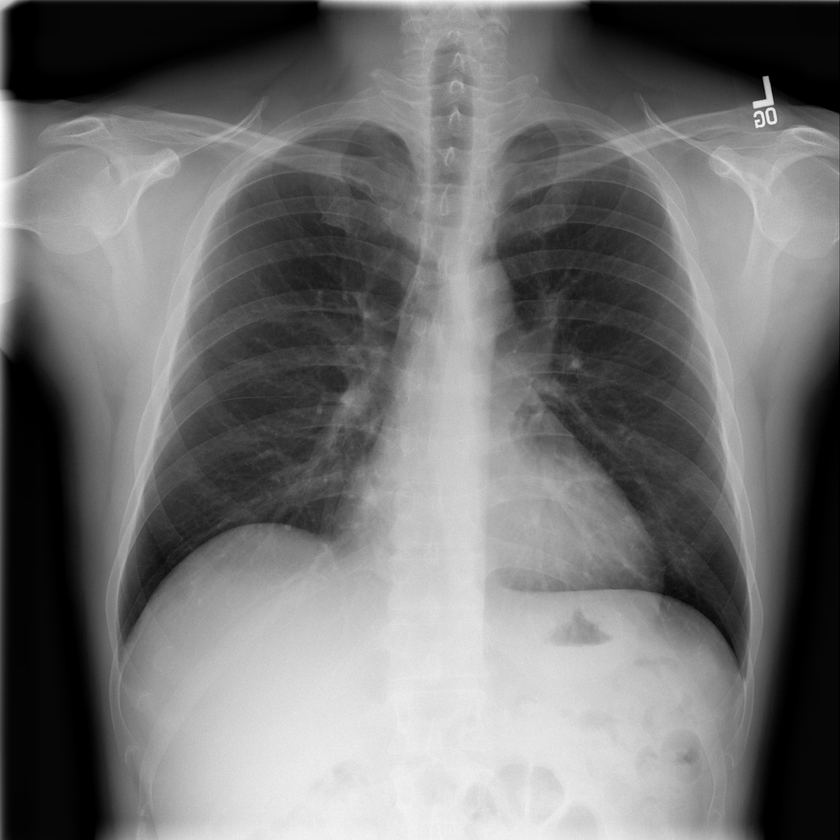
#> input picture models/input.png, 840 x 840 px, shrunk from 1024 x 1024 before the run
$ python utils.py
#> lines starting #> are read from the running program, lines starting #| are printed output that depends on the picture
#> further down, image is the input picture: shape (840, 840, 3); min 0, max 255, mean 114.4
import cv2
import numpy as np
from PIL import Image


def color_correction(image):
    l_equ = cv2.equalizeHist(image)
    return l_equ


# 图像锐化
def sharpen_image(image):
    kernel = np.array([[-1, -1, -1],
                       [-1, 9, -1],
                       [-1, -1, -1]])
    sharpened_image = cv2.filter2D(image, -1, kernel)
    return sharpened_image


def preprocess_enhance(image):
    input_image = np.array(image)
    # Preprocessing (e.g., noise removal and edge detection)
    # You can replace this with your specific preprocessing steps
    preprocessed_image = cv2.cvtColor(input_image, cv2.COLOR_BGR2GRAY)
    # preprocessed_image = cv2.GaussianBlur(preprocessed_image, (5, 5), 0)
    # Adaptive Contrast Enhancement (CLAHE)
    clahe = cv2.createCLAHE(clipLimit=4.0, tileGridSize=(8, 8))
    enhanced_image = clahe.apply(preprocessed_image)
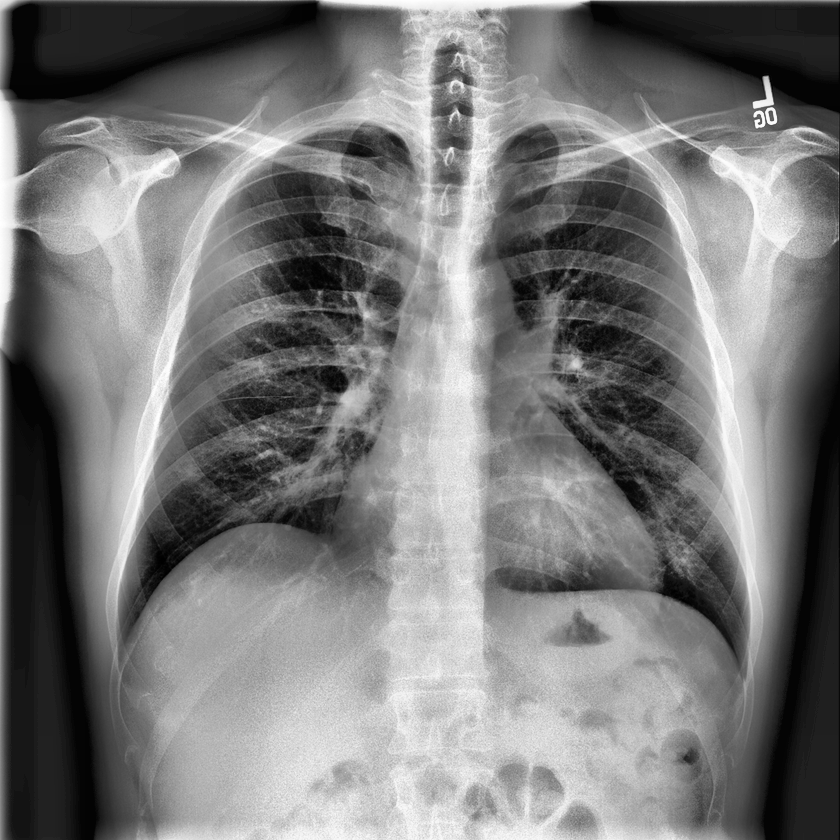
#> enhanced_image: shape (840, 840); min 0, max 255, mean 121.6
    # Contrast Stretching
    # 定义拉伸的最小和最大像素值
    min_pixel_value = 0
    max_pixel_value = 255
    # 计算图像的最小和最大像素值
    min_intensity = np.min(enhanced_image)
#> min_intensity = 0
    max_intensity = np.max(enhanced_image)
#> max_intensity = 255
    # 对比度拉伸
    stretched_image = ((enhanced_image - min_intensity) / (max_intensity - min_intensity)) * (
                max_pixel_value - min_pixel_value) + min_pixel_value
    # 转换数据类型为8位无符号整数
    stretched_image = np.uint8(stretched_image)
    # cv2.imwrite('t.jpg', stretched_image)
    # stretched_image = cv2.imread("t.jpg")
    color_corrected_image = color_correction(stretched_image)

    # 执行图像锐化
    sharpened_image = sharpen_image(color_corrected_image)
#> in sharpen_image, `sharpened_image = cv2.filter2D(image, -1, kernel)`:
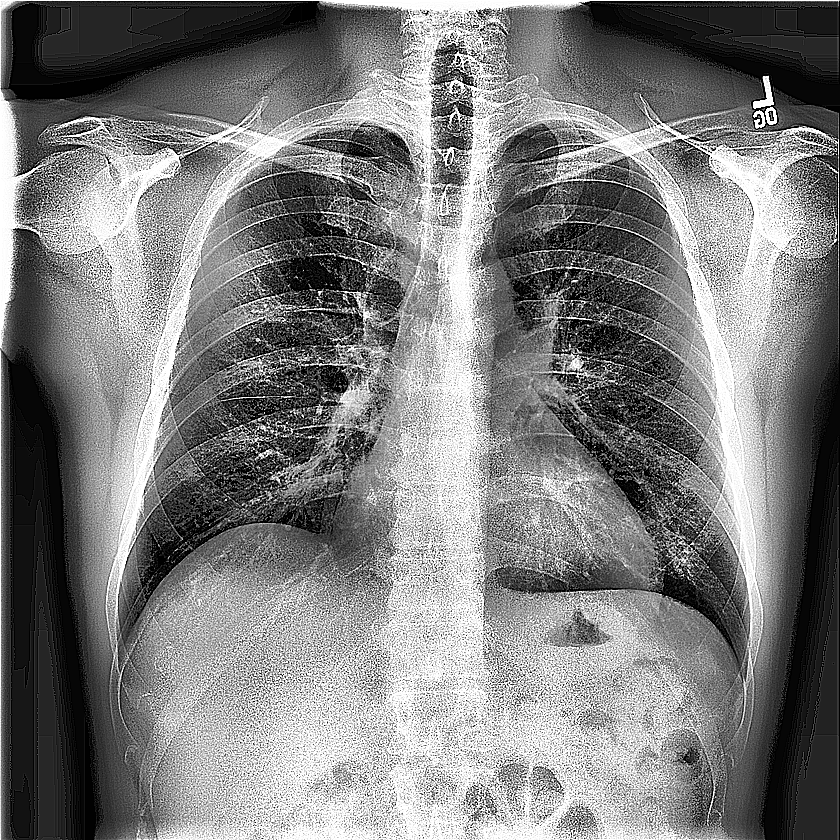
#> sharpened_image: shape (840, 840); min 0, max 255, mean 125.7
    return cv2.cvtColor(sharpened_image, cv2.COLOR_GRAY2RGB)
    # return Image.fromarray(cv2.cvtColor(sharpened_image, cv2.COLOR_GRAY2RGB))
    # return sharpened_image

image = cv2.imread('input.png')
print(preprocess_enhance(image))
#> (printed output is left out)

$ run again, with models/Opacity.png copied over models/input.png
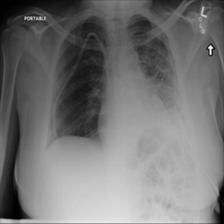
#> input picture models/Opacity.png, 224 x 224 px
#> image is the input picture: shape (224, 224, 3); min 0, max 255, mean 116.4
#> in preprocess_enhance, `enhanced_image = clahe.apply(preprocessed_image)`:
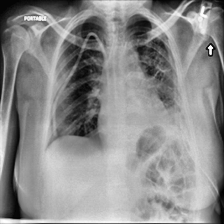
#> enhanced_image: shape (224, 224); min 1, max 255, mean 140.1
#> min_intensity = 1
#> max_intensity = 255
#> in sharpen_image, `sharpened_image = cv2.filter2D(image, -1, kernel)`:
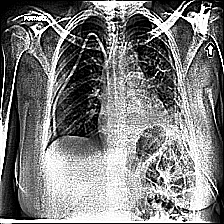
#> sharpened_image: shape (224, 224); min 0, max 255, mean 124.8
#> (printed output is left out)

$ run again, with models/nodule.png copied over models/input.png
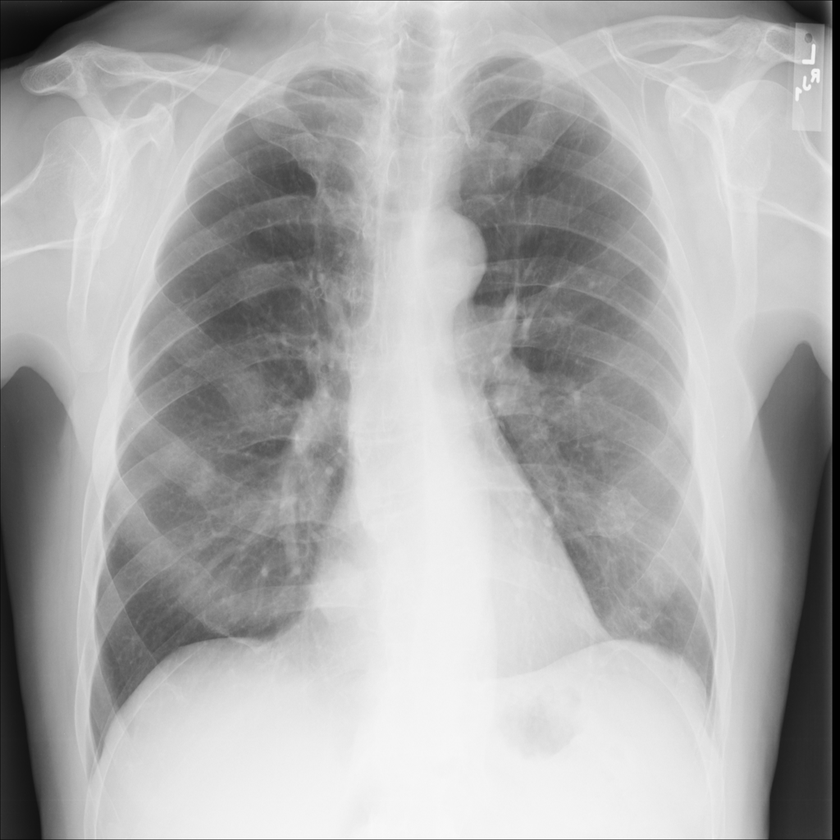
#> input picture models/nodule.png, 840 x 840 px, shrunk from 1024 x 1024 before the run
#> image is the input picture: shape (840, 840, 3); min 0, max 255, mean 172
#> in preprocess_enhance, `enhanced_image = clahe.apply(preprocessed_image)`:
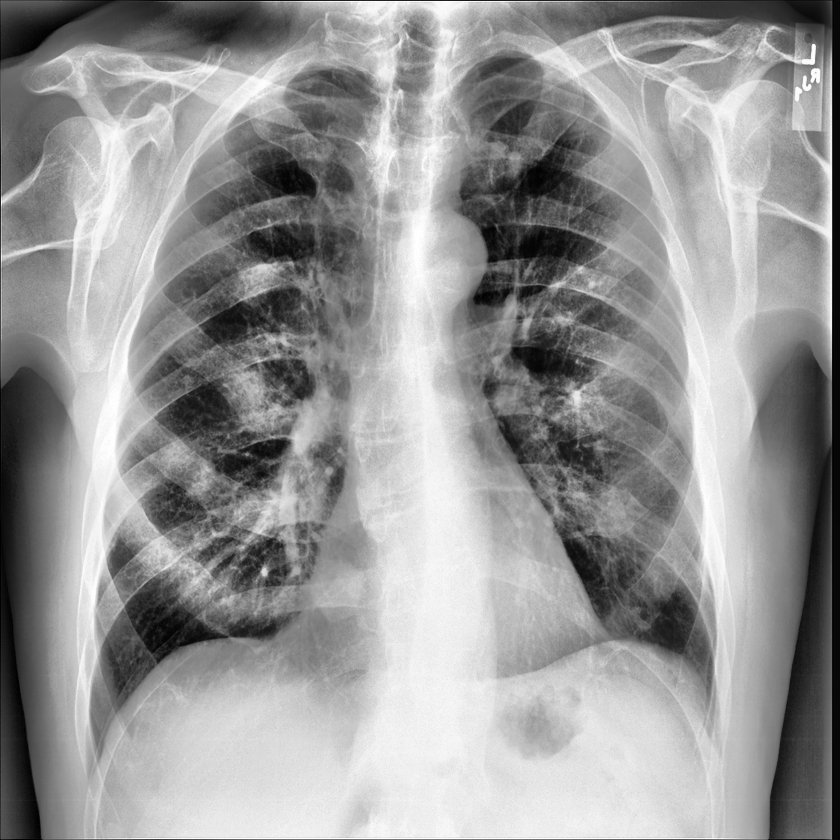
#> enhanced_image: shape (840, 840); min 0, max 255, mean 150.6
#> min_intensity = 0
#> max_intensity = 255
#> in sharpen_image, `sharpened_image = cv2.filter2D(image, -1, kernel)`:
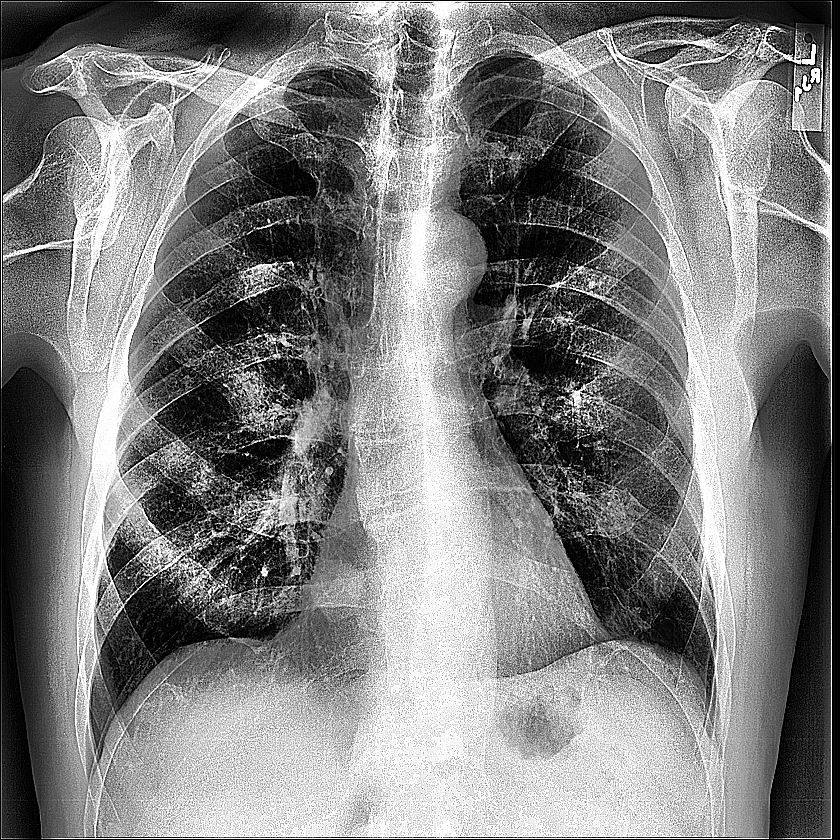
#> sharpened_image: shape (840, 840); min 0, max 255, mean 126.8
#> (printed output is left out)
